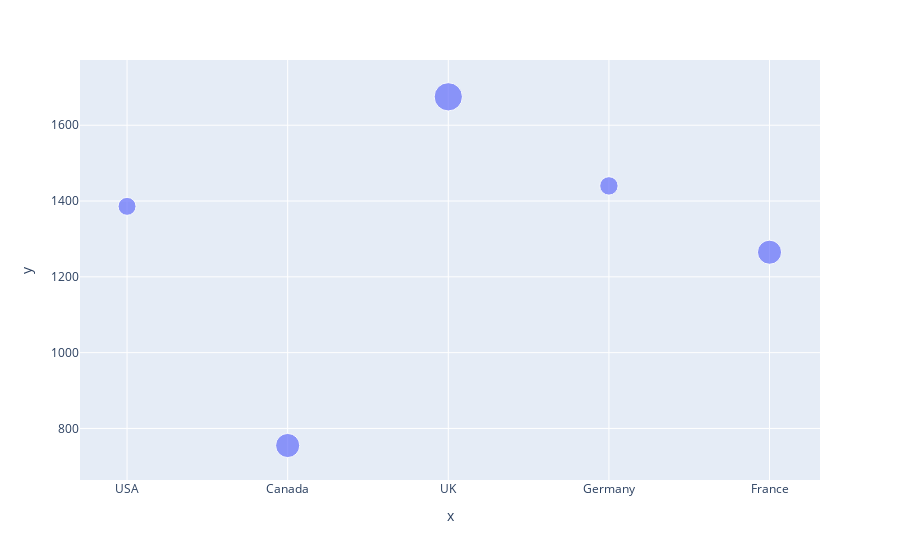

Write notebook code for a chart like this one.
### Code cell
#5. Using the given dataset, create a bubble chart to represent each country's population (y-axis), GDP (x-axis), 
# and bubble size proportional to the population.

np.random.seed(25)
data = {
    'Country': ['USA', 'Canada', 'UK', 
'Germany', 'France'],
    'Population': 
np.random.randint(100, 1000, 5),
    'GDP': np.random.randint(500, 2000, 
5)
}
df = pd.DataFrame(data)

fig = px.scatter(x=df['Country'], y=df['GDP'], size=df['Population'])
fig.show()

### Figure 1 — Plotly figure (JSON) as saved in the notebook; plotly's stock layout.template omitted (floating-point values rounded to 4 significant figures)
{"data": [{"hovertemplate": "x=%{x}<br>y=%{y}<br>size=%{marker.size}<extra></extra>", "legendgroup": "", "marker": {"color": "#636efa", "size": [232, 418, 574, 243, 417], "sizemode": "area", "sizeref": 1.435, "symbol": "circle"}, "mode": "markers", "name": "", "orientation": "v", "showlegend": false, "type": "scatter", "x": ["USA", "Canada", "UK", "Germany", "France"], "xaxis": "x", "y": [1386, 755, 1675, 1440, 1265], "yaxis": "y"}], "layout": {"legend": {"itemsizing": "constant", "tracegroupgap": 0}, "margin": {"t": 60}, "xaxis": {"anchor": "y", "domain": [0, 1], "title": {"text": "x"}}, "yaxis": {"anchor": "x", "domain": [0, 1], "title": {"text": "y"}}}}
